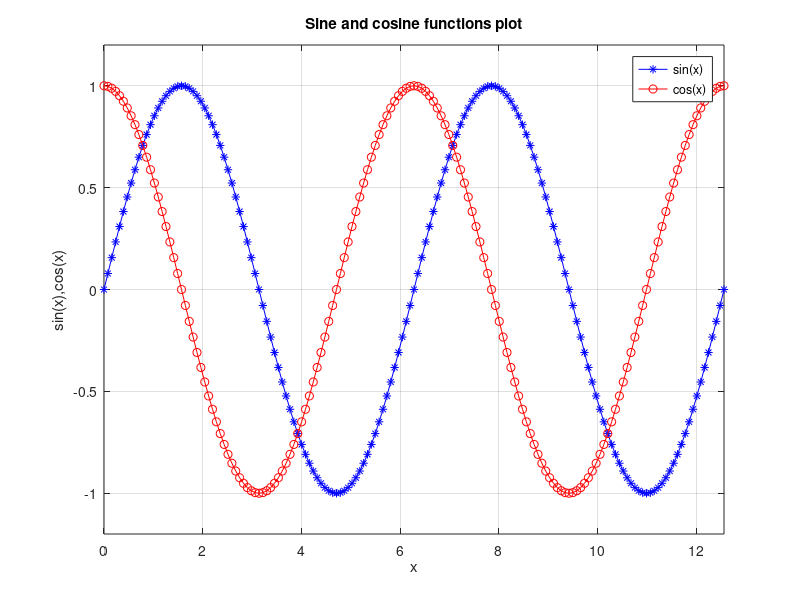

This figure's MATLAB source:
clear all

x = 0:pi/40:4*pi;

plot(x,sin(x),'b-*')
hold on
plot(x,cos(x),'r-o')
xlabel('x')
ylabel('sin(x),cos(x)')
title('Sine and cosine functions plot')
legend('sin(x)','cos(x)')
axis([0 4*pi -1.2 1.2])
grid on
hold off
